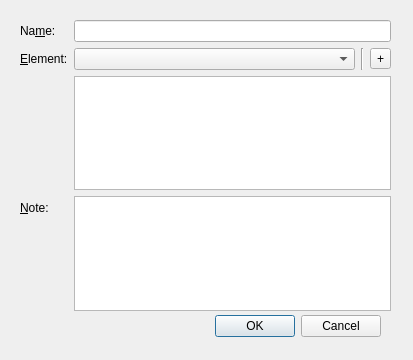
<?xml version="1.0" encoding="UTF-8"?>
<ui version="4.0">
 <class>CreateGroupDlg</class>
 <widget class="QDialog" name="CreateGroupDlg">
  <property name="geometry">
   <rect>
    <x>0</x>
    <y>0</y>
    <width>413</width>
    <height>360</height>
   </rect>
  </property>
  <property name="windowTitle">
   <string>Dialog</string>
  </property>
  <widget class="QDialogButtonBox" name="buttonBox">
   <property name="geometry">
    <rect>
     <x>40</x>
     <y>310</y>
     <width>341</width>
     <height>32</height>
    </rect>
   </property>
   <property name="orientation">
    <enum>Qt::Horizontal</enum>
   </property>
   <property name="standardButtons">
    <set>QDialogButtonBox::Cancel|QDialogButtonBox::Ok</set>
   </property>
  </widget>
  <widget class="QWidget" name="formLayoutWidget">
   <property name="geometry">
    <rect>
     <x>20</x>
     <y>20</y>
     <width>371</width>
     <height>291</height>
    </rect>
   </property>
   <layout class="QFormLayout" name="formLayout">
    <property name="fieldGrowthPolicy">
     <enum>QFormLayout::AllNonFixedFieldsGrow</enum>
    </property>
    <item row="0" column="0">
     <widget class="QLabel" name="name_label">
      <property name="text">
       <string>Na&amp;me:</string>
      </property>
      <property name="textFormat">
       <enum>Qt::AutoText</enum>
      </property>
      <property name="scaledContents">
       <bool>false</bool>
      </property>
      <property name="wordWrap">
       <bool>false</bool>
      </property>
      <property name="buddy">
       <cstring>m_name</cstring>
      </property>
     </widget>
    </item>
    <item row="0" column="1">
     <widget class="QLineEdit" name="m_name"/>
    </item>
    <item row="2" column="0">
     <widget class="QLabel" name="element_label">
      <property name="text">
       <string>&amp;Element:</string>
      </property>
      <property name="buddy">
       <cstring>m_elements</cstring>
      </property>
     </widget>
    </item>
    <item row="2" column="1">
     <layout class="QHBoxLayout" name="horizontalLayout">
      <item>
       <widget class="QComboBox" name="m_elements"/>
      </item>
      <item>
       <widget class="Line" name="line">
        <property name="orientation">
         <enum>Qt::Vertical</enum>
        </property>
       </widget>
      </item>
      <item>
       <widget class="QToolButton" name="m_addButton">
        <property name="text">
         <string>+</string>
        </property>
       </widget>
      </item>
     </layout>
    </item>
    <item row="3" column="1">
     <widget class="QListView" name="m_elementList"/>
    </item>
    <item row="4" column="0">
     <widget class="QLabel" name="note_label">
      <property name="text">
       <string>&amp;Note:</string>
      </property>
      <property name="buddy">
       <cstring>m_note</cstring>
      </property>
     </widget>
    </item>
    <item row="4" column="1">
     <widget class="QTextEdit" name="m_note"/>
    </item>
   </layout>
  </widget>
 </widget>
 <resources/>
 <connections>
  <connection>
   <sender>buttonBox</sender>
   <signal>accepted()</signal>
   <receiver>CreateGroupDlg</receiver>
   <slot>accept()</slot>
   <hints>
    <hint type="sourcelabel">
     <x>248</x>
     <y>254</y>
    </hint>
    <hint type="destinationlabel">
     <x>157</x>
     <y>274</y>
    </hint>
   </hints>
  </connection>
  <connection>
   <sender>buttonBox</sender>
   <signal>rejected()</signal>
   <receiver>CreateGroupDlg</receiver>
   <slot>reject()</slot>
   <hints>
    <hint type="sourcelabel">
     <x>316</x>
     <y>260</y>
    </hint>
    <hint type="destinationlabel">
     <x>286</x>
     <y>274</y>
    </hint>
   </hints>
  </connection>
 </connections>
</ui>
